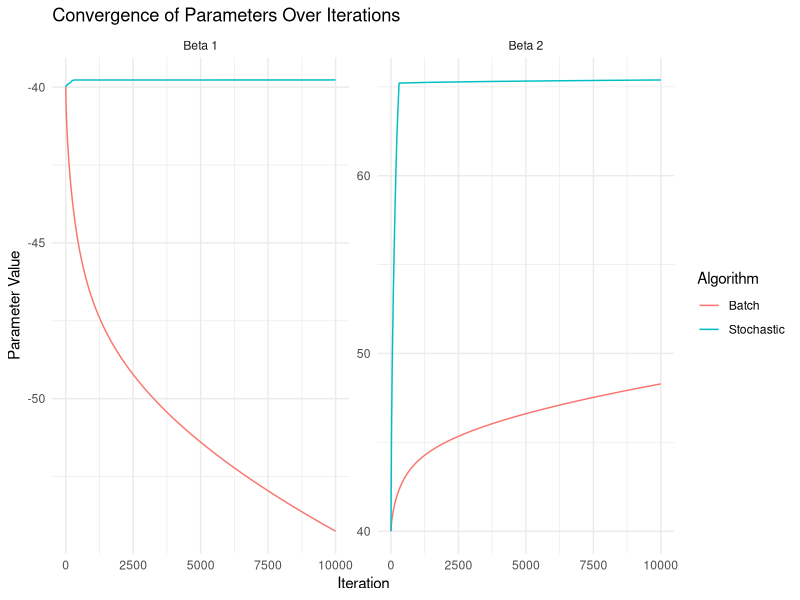

The R script that drew this image:
## ---- chunk 1
knitr::opts_chunk$set(echo = TRUE)
## ---- chunk 2
x <- c(1.6907, 1.7242, 1.7552, 1.7842, 1.8113, 1.8369, 1.8610, 1.8839)
n1 <- c(6 ,13,18,28,52,53,61,60)
n0 <- c(59,60,62,56,63,59,62,60) - n1
## ---- chunk 3
library(ggplot2)
library(tidyr)
library(dplyr)

##data

x <- c(1.6907, 1.7242, 1.7552, 1.7842, 1.8113, 1.8369, 1.8610, 1.8839)
x_scaled <- (x-mean(x))/sd(x)
n1 <- c(6 ,13,18,28,52,53,61,60)
n0 <- c(59,60,62,56,63,59,62,60) - n1

## general

logistic <- function(z) {
  return(ifelse(z >= 0, 
                1 / (1 + exp(-z)), 
                exp(z) / (1 + exp(z))))
}

prob <- function(beta) {
  z <- beta[1] + beta[2]*x_scaled
  return(logistic(z))
}


log_lik <- function(beta) {
  p <- prob(beta)
  return(sum(n1*log(p+eps)+ n0*log(1-p+eps)))
}

## Score

U <- function(beta) {
  U <- matrix(nrow=2, ncol=1)
  p <- prob(beta)
  U[1] <- sum(n1*(1-p)-n0*p)
  U[2] <- sum(x*(n1*(1-p)-n0*p))
  return(U)
}


stoch_U <- function(beta, index) {
  G <- matrix(nrow=2, ncol=1)
  p <- prob(beta)
  w1 <- n1*(1-p)-n0*p
  w2 <- x*(n1*(1-p)-n0*p)
  G[1] <- sum(w1[index])
  G[2] <- sum(w2[index])
  return(G)
}

##Fisher Information

stoch_I <- function(beta, index) {
  com <- matrix(ncol=2, nrow=2)
  p <- prob(beta)
  v1 <- x^2*(n1*(1-p)/(p+eps) - (n0*p)/(1-p+eps))
  v2 <- -x*n1*(1-p)/(p+eps) - n0*p/(1-p+eps)
  v3 <- v2
  v4 <- n1*(1-p)/(p+eps) - n0*p/(1-p+eps)
  com[1,1] <- sum(v1[index])
  com[1,2] <- sum(v2[index])
  com[2,1] <- com[1,2]
  com[2,2] <- sum(v3[index])
  det <- com[1,1]*com[2,2] - com[1,2]^2
  if (abs(det) < 1e-6) {
    warning("Déterminant trop petit, inversion instable")
    det <- diag(2)*1e6
  }
  return(com/(det+eps))
}

I <- function(beta) {
  com <- matrix(ncol=2, nrow=2)
  p <- prob(beta)
  com[1,1] <- sum(x^2*(n1*(1-p)/(p+eps) - (n0*p)/(1-p+eps)))
  com[1,2] <- -sum(x*(n1*(1-p)/(p+eps) - n0*p/(1-p+eps)))
  com[2,1] <- com[1,2]
  com[2,2] <- sum(n1*(1-p)/(p+eps) - n0*p/(1-p+eps))
  det <- (com[1,1]*com[2,2] - com[1,2]^2)
  if (abs(det) < 1e-6) {
    warning("Déterminant trop petit, inversion instable")
    det <- diag(2)*1e6
  }
  return(com/(det+eps))
}

## EMV Algo

EMV_algo <- function(beta, n) {
  ll_old <- log_lik(beta)
  step <- 1
  if (n > 20000) {
    param <- sqrt(lambda/n)
  } else {
    param <- lambda/sqrt(n)
  }
  for (i in 1:10) {
    beta_check <- beta + param*step*(I(beta)%*%U(beta))
    ll_new <- log_lik(beta_check)
    if (all(is.finite(beta_check)) && ll_new >= ll_old) {
      break
    }
    step <- step / 2
  }
  beta_star <- beta_check
  return(beta_star)
}

EMV_algo_stoch <- function(beta, n, index) {
  ll_old <- log_lik(beta)
  step <- 1
  if (n > 20000) {
    param <- sqrt(lambda/n)
  } else {
    param <- lambda/sqrt(n)
  }
  for (i in 1:10) {
    beta_check <- beta + param*step*(stoch_I(beta, index)%*%stoch_U(beta, index))
    ll_new <- log_lik(beta_check)
    if (all(is.finite(beta_check)) && ll_new >= ll_old) {
      break
    }
    step <- step / 2
  }
  beta_star <- beta_check
  return(beta_star)
}

##EMV call

resu_EMV_Batch <- function(beta_H1, beta_H2) {
  for (j in 2:N) {
  resu <- EMV_algo(c(beta_H1[j-1],beta_H2[j-1]),j)
  beta_H1[j] <- resu[1]
  beta_H2[j] <- resu[2]
  
  if (sqrt(sum((resu - c(beta_H1[j-1],beta_H2[j-1]))^2))< nu) {
    message("Convergence atteinte à l'itération ", j)
    break
  }
  }
  return(c(beta_H1, beta_H2))
}

resu_EMV_SG <- function(beta_H1S, beta_H2S) {
  for (j in 2:N) {
  index <- sample(length(x), floor(3*length(x)/4))
  resuS <- EMV_algo_stoch(c(beta_H1S[j-1],beta_H2S[j-1]), j, index)
  beta_H1S[j] <- resuS[1]
  beta_H2S[j] <- resuS[2]
  if (sqrt(sum((resuS - c(beta_H1S[j-1],beta_H2S[j-1]))^2))< nu) {
    message("Convergence atteinte à l'itération ", j)
    break
    }
  }
 return(c(beta_H1S, beta_H2S)) 
}

####EMV calling

##params
eps <- 1e-8
lambda <- 1e8
nu <- 1e-6
N <- 10000
beta_1_init <- -40
beta_2_init <- 40

beta_H1S <- rep(NA, N)
beta_H1S[1] <- beta_1_init
beta_H2S <- rep(NA, N)
beta_H2S[1] <- beta_2_init

beta_H1 <- rep(NA, N)
beta_H1[1] <- beta_1_init
beta_H2 <- rep(NA, N)
beta_H2[1] <- beta_2_init

EMV_output <- resu_EMV_Batch(beta_H1, beta_H2)
beta_H1 <- EMV_output[1:N]
beta_H2 <- EMV_output[(N+1):(2*N)]
EMV_output_sg <- resu_EMV_SG(beta_H1S, beta_H2S)
beta_H1S <- EMV_output_sg[1:N]
beta_H2S <- EMV_output_sg[(N+1):(2*N)]

###Plot

df <- data.frame(
  iter = 1:N,
  beta_H1 = beta_H1,
  beta_H2 = beta_H2,
  beta_H1S = beta_H1S,
  beta_H2S = beta_H2S
)

df_long <- df %>%
  pivot_longer(cols = -iter, names_to = c("param", "method"), 
               names_pattern = "(beta_H1|beta_H2)(S?)",
               values_to = "value") %>%
  mutate(
    param = recode(param, beta_H1 = "Beta 1", beta_H2 = "Beta 2"),
    method = ifelse(method == "S", "Stochastic", "Batch")
  )

ggplot(df_long, aes(x = iter, y = value, color = method)) +
  geom_line() +
  facet_wrap(~param, scales = "free_y") +
  theme_minimal() +
  labs(
    title = "Convergence of Parameters Over Iterations",
    x = "Iteration",
    y = "Parameter Value",
    color = "Algorithm"
  )

c(c(beta_H1[N], beta_H2[N]), c(beta_H1S[N], beta_H2S[N]))
## ---- chunk 4
x <- c(1.6907, 1.7242, 1.7552, 1.7842, 1.8113, 1.8369, 1.8610, 1.8839)
n1 <- c(6 ,13,18,28,52,53,61,60)
n0 <- c(59,60,62,56,63,59,62,60) - n1
set.seed(123)
prob <- function(beta) {
  return(exp(beta[1]+beta[2]*x)/(1+exp(beta[1]+beta[2]*x)))
}

neg_lk <- function(beta) {
  return(-sum(n1*log(prob(beta))+n0*log(1-prob(beta))))
}
N <- 100
resu1 <- rep(NA, N)
resu2 <- rep(NA, N)
for (j in 1:N) {
  param <- runif(2, -100, 100)
  emv <- nlm(neg_lk, p=param)
  resu1[j] <- emv$estimate[1]
  resu2[j] <- emv$estimate[2]
}
fit <- glm(cbind(n1, n0) ~ x, family = binomial(link = "logit"))
coef(fit)
mean(c(resu1 - coef(fit)[1],resu2-coef(fit)[2]))
var(c(resu1 - coef(fit)[1],resu2-coef(fit)[2]))
## ---- chunk 5
x<-c(1.6907, 1.7242, 1.7552, 1.7842, 1.8113, 1.8369, 1.8610, 1.8839)

step_F <- function(beta) {
  com <- matrix(ncol=2, nrow=2)
  com[1,1] <- sum(x^2*exp(beta[1] + beta[2]*x))
  com[1,2] <- -sum(x*exp(beta[1] + beta[2]*x))
  com[2,1] <- com[1,2]
  com[2,2] <- sum(exp(beta[1] + beta[2]*x))
  det <- (com[1,1]*com[2,2] - com[1,2]^2)
  return(com/det)
}

step_S <- function(beta) {
  U <- matrix(nrow=2, ncol=1)
  U[1] <- sum(1/(1+exp(beta[1]+beta[2]*x)))
  U[2] <- sum(x/(1+exp(beta[1]+beta[2]*x)))
  return(U)
}

EMV_algo <- function(beta) {
  return(beta + step_F(beta)%*%step_S(beta))
}
N <- 100
beta_H1 <- rep(NA, N)
beta_H1[1] <- 2.5
beta_H2 <- rep(NA, N)
beta_H2[1] <- 5
for (j in 2:N) {
  beta_H1[j] <- EMV_algo(c(beta_H1[j-1],beta_H2[j-1]))[1]
  beta_H2[j] <- EMV_algo(c(beta_H2[j-1],beta_H2[j-1]))[2]
}
c(beta_H1[N], beta_H2[N])
## ---- chunk 6
x<-c(1.6907, 1.7242, 1.7552, 1.7842, 1.8113, 1.8369, 1.8610, 1.8839)

step_F <- function(beta) {
  com <- matrix(ncol=2, nrow=2)
  com[1,1] <- sum(x^2*exp(beta[1] + beta[2]*x))
  com[1,2] <- -sum(x*exp(beta[1] + beta[2]*x))
  com[2,1] <- com[1,2]
  com[2,2] <- sum(exp(beta[1] + beta[2]*x))
  det <- (com[1,1]*com[2,2] - com[1,2]^2)
  return(com/det)
}

step_S <- function(beta) {
  U <- matrix(nrow=2, ncol=1)
  U[1] <- sum(1/(1+exp(beta[1]+beta[2]*x)))
  U[2] <- sum(x/(1+exp(beta[1]+beta[2]*x)))
  return(U)
}

EMV_algo <- function(beta) {
  return(beta + step_F(beta)%*%step_S(beta))
}
N <- 100
beta_H1 <- rep(NA, N)
beta_H1[1] <- 2.5
beta_H2 <- rep(NA, N)
beta_H2[1] <- 5
for (j in 2:N) {
  beta_H1[j] <- EMV_algo(c(beta_H1[j-1],beta_H2[j-1]))[1]
  beta_H2[j] <- EMV_algo(c(beta_H2[j-1],beta_H2[j-1]))[2]
}
c(beta_H1[N], beta_H2[N])
